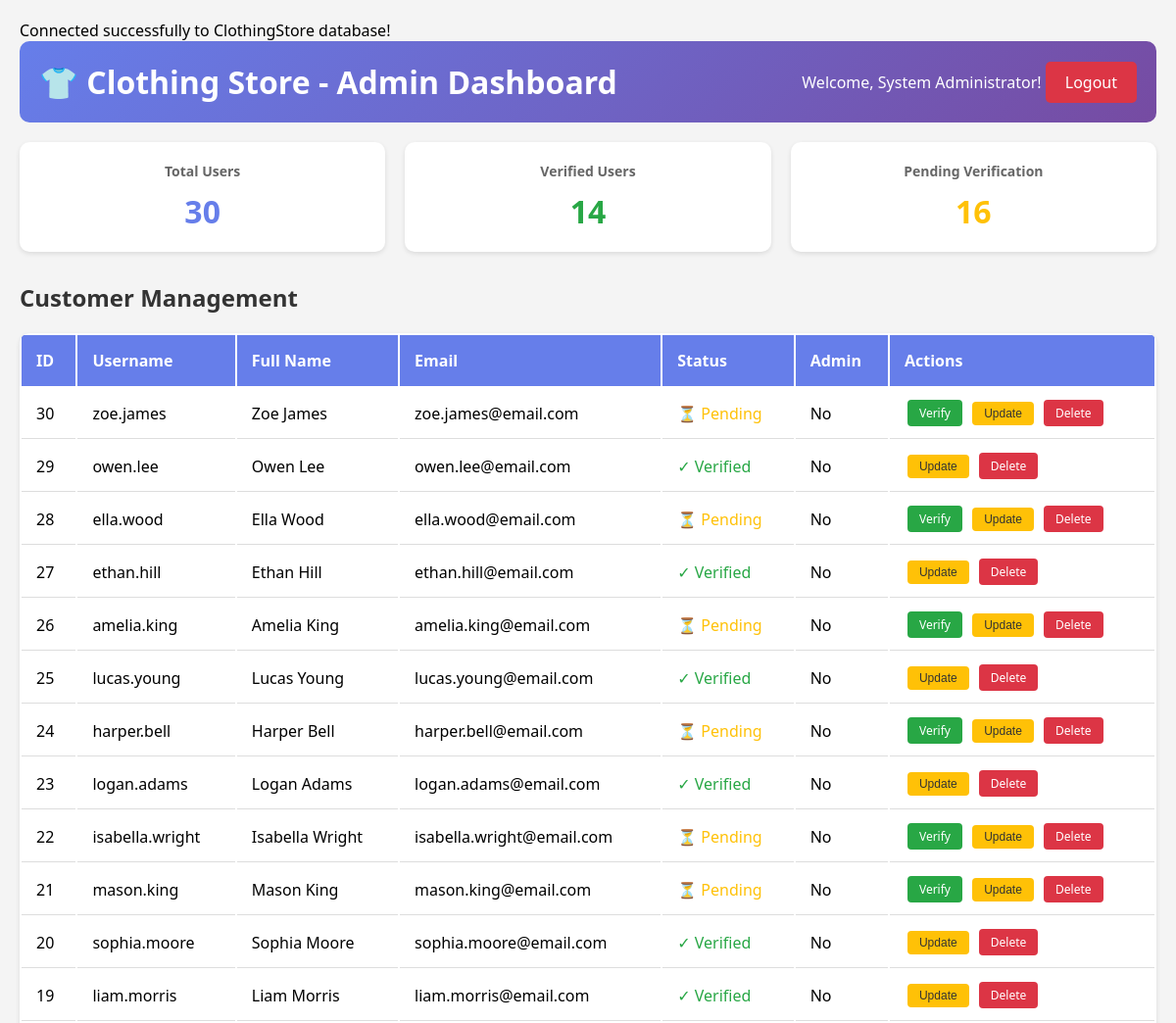
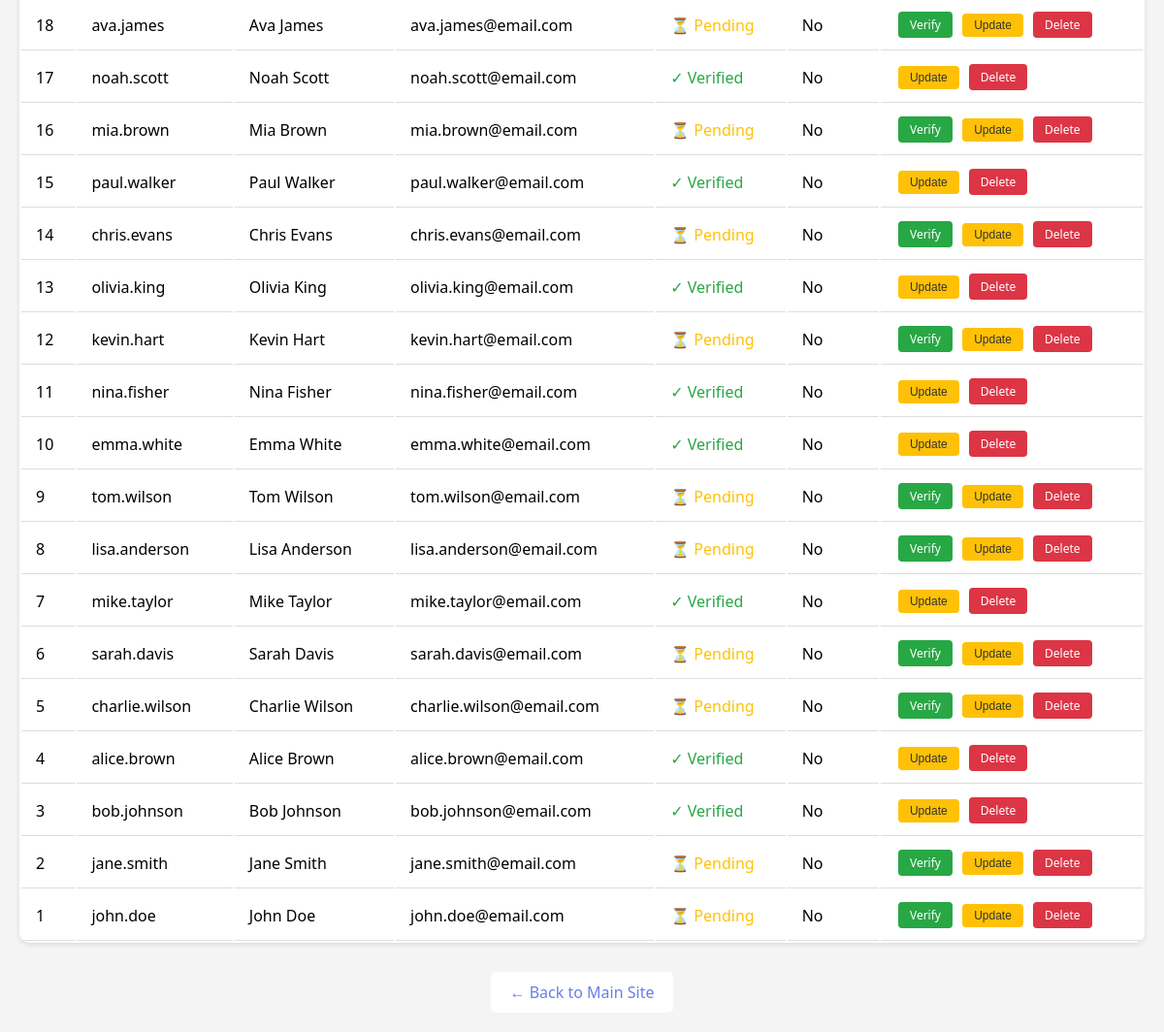
The page /admin_dashboard.php (signed in) on the database its author committed (2 pictures, top to bottom).
### tables this page shows
CREATE TABLE tblUser (
    user_id INT(11) AUTO_INCREMENT PRIMARY KEY,
    username VARCHAR(50) NOT NULL UNIQUE,
    email VARCHAR(100) NOT NULL UNIQUE,
    password_hash VARCHAR(255) NOT NULL,
    full_name VARCHAR(100) NOT NULL,
    is_verified TINYINT(1) DEFAULT 0,
    is_admin TINYINT(1) DEFAULT 0,
    created_at TIMESTAMP DEFAULT CURRENT_TIMESTAMP
);

### admin_dashboard.php (the view, shortened to what this page needs)
<?php
include 'DBConn.php';
$users = $conn->query("SELECT * FROM tblUser ORDER BY user_id DESC")->fetchAll();
$total_users = count($users);
$verified_users = count(array_filter($users, function($u) { return $u['is_verified'] == 1; }));
$pending_users = $total_users - $verified_users;
?>
<!DOCTYPE html>
<html lang="en">
<head>
</head>
<body>
    <div class="header">
        <h1>👕 Clothing Store - Admin Dashboard</h1>
        <div>
            Welcome, <?php echo $_SESSION['admin_name']; ?>!
            <a href="admin_logout.php" class="btn-logout">Logout</a>
        </div>
    </div>
    <div class="stats">
        <div class="stat-card">
            <h3>Total Users</h3>
            <div class="number"><?php echo $total_users; ?></div>
        </div>
        <div class="stat-card">
            <h3>Verified Users</h3>
            <div class="number" style="color:#28a745;"><?php echo $verified_users; ?></div>
        </div>
        <div class="stat-card">
            <h3>Pending Verification</h3>
            <div class="number" style="color:#ffc107;"><?php echo $pending_users; ?></div>
        </div>
    </div>
    <h2>Customer Management</h2>
    <table>
        <thead>
            <tr>
                <th>ID</th>
                <th>Username</th>
                <th>Full Name</th>
                <th>Email</th>
                <th>Status</th>
                <th>Admin</th>
                <th>Actions</th>
            </tr>
        </thead>
        <tbody>
            <?php foreach ($users as $user): ?>
            <tr>
                <td><?php echo $user['user_id']; ?></td>
                <td><?php echo htmlspecialchars($user['username']); ?></td>
                <td><?php echo htmlspecialchars($user['full_name']); ?></td>
                <td><?php echo htmlspecialchars($user['email']); ?></td>
                <td>
                    <?php if ($user['is_verified']): ?>
                        <span style="color:#28a745;">✓ Verified</span>
                    <?php else: ?>
                        <span style="color:#ffc107;">⏳ Pending</span>
                    <?php endif; ?>
                </td>
                <td><?php echo $user['is_admin'] ? 'Yes' : 'No'; ?></td>
                <td>
                    <?php if (!$user['is_verified']): ?>
                        <a href="?verify=<?php echo $user['user_id']; ?>" class="btn btn-verify" onclick="return confirm('Verify this user?')">Verify</a>
                    <?php endif; ?>
                    <button onclick="toggleEditForm(<?php echo $user['user_id']; ?>)" class="btn btn-update">Update</button>
                    <a href="?delete=<?php echo $user['user_id']; ?>" class="btn btn-delete" onclick="return confirm('Are you sure you want to delete this user?')">Delete</a>
                </td>
            </tr>
            <?php endforeach; ?>
        </tbody>
    </table>
    <div class="back-link">
        <a href="index.php">← Back to Main Site</a>
    </div>
</body>
</html>

### admin_dashboard.php (style rules this page uses)
* { margin: 0; padding: 0; box-sizing: border-box; }
body { font-family: 'Segoe UI', Tahoma, Geneva, Verdana, sans-serif; background: #f4f4f4; padding: 20px; }
.header { background: linear-gradient(135deg, #667eea 0%, #764ba2 100%); color: white; padding: 20px; border-radius: 10px; margin-bottom: 20px; display: flex; justify-content: space-between; align-items: center; }
.stats { display: grid; grid-template-columns: repeat(auto-fit, minmax(200px, 1fr)); gap: 20px; margin-bottom: 30px; }
.stat-card { background: white; padding: 20px; border-radius: 10px; box-shadow: 0 2px 5px rgba(0,0,0,0.1); text-align: center; }
.stat-card h3 { color: #666; font-size: 14px; margin-bottom: 10px; }
.stat-card .number { font-size: 32px; font-weight: bold; color: #667eea; }
table { width: 100%; background: white; border-radius: 10px; overflow: hidden; box-shadow: 0 2px 5px rgba(0,0,0,0.1); }
th { background: #667eea; color: white; padding: 15px; text-align: left; }
td { padding: 12px 15px; border-bottom: 1px solid #ddd; }
.btn { padding: 5px 12px; margin: 0 3px; border: none; border-radius: 4px; cursor: pointer; text-decoration: none; display: inline-block; font-size: 12px; }
.btn-verify { background: #28a745; color: white; }
.btn-delete { background: #dc3545; color: white; }
.btn-update { background: #ffc107; color: #333; }
.btn-logout { background: #dc3545; color: white; padding: 10px 20px; text-decoration: none; border-radius: 5px; }
h2 { margin: 20px 0; color: #333; }
.back-link { margin-top: 30px; text-align: center; }
.back-link a { color: #667eea; text-decoration: none; padding: 10px 20px; background: white; border-radius: 5px; display: inline-block; }

### rows shown on the page
tbluser: user_id "30", username "zoe.james", full_name "Zoe James", email "zoe.james@email.com", is_verified "⏳ Pending", is_admin "No"
tbluser: user_id "29", username "owen.lee", full_name "Owen Lee", email "owen.lee@email.com", is_verified "✓ Verified", is_admin "No"
tbluser: user_id "28", username "ella.wood", full_name "Ella Wood", email "ella.wood@email.com", is_verified "⏳ Pending", is_admin "No"
tbluser: user_id "27", username "ethan.hill", full_name "Ethan Hill", email "ethan.hill@email.com", is_verified "✓ Verified", is_admin "No"
tbluser: user_id "26", username "amelia.king", full_name "Amelia King", email "amelia.king@email.com", is_verified "⏳ Pending", is_admin "No"
tbluser: user_id "25", username "lucas.young", full_name "Lucas Young", email "lucas.young@email.com", is_verified "✓ Verified", is_admin "No"
tbluser: user_id "24", username "harper.bell", full_name "Harper Bell", email "harper.bell@email.com", is_verified "⏳ Pending", is_admin "No"
tbluser: user_id "23", username "logan.adams", full_name "Logan Adams", email "logan.adams@email.com", is_verified "✓ Verified", is_admin "No"
tbluser: user_id "22", username "isabella.wright", full_name "Isabella Wright", email "isabella.wright@email.com", is_verified "⏳ Pending", is_admin "No"
tbluser: user_id "21", username "mason.king", full_name "Mason King", email "mason.king@email.com", is_verified "⏳ Pending", is_admin "No"
tbluser: user_id "20", username "sophia.moore", full_name "Sophia Moore", email "sophia.moore@email.com", is_verified "✓ Verified", is_admin "No"
tbluser: user_id "19", username "liam.morris", full_name "Liam Morris", email "liam.morris@email.com", is_verified "✓ Verified", is_admin "No"
tbluser: user_id "18", username "ava.james", full_name "Ava James", email "ava.james@email.com", is_verified "⏳ Pending", is_admin "No"
tbluser: user_id "17", username "noah.scott", full_name "Noah Scott", email "noah.scott@email.com", is_verified "✓ Verified", is_admin "No"
tbluser: user_id "16", username "mia.brown", full_name "Mia Brown", email "mia.brown@email.com", is_verified "⏳ Pending", is_admin "No"
tbluser: user_id "15", username "paul.walker", full_name "Paul Walker", email "paul.walker@email.com", is_verified "✓ Verified", is_admin "No"
tbluser: user_id "14", username "chris.evans", full_name "Chris Evans", email "chris.evans@email.com", is_verified "⏳ Pending", is_admin "No"
tbluser: user_id "13", username "olivia.king", full_name "Olivia King", email "olivia.king@email.com", is_verified "✓ Verified", is_admin "No"
tbluser: user_id "12", username "kevin.hart", full_name "Kevin Hart", email "kevin.hart@email.com", is_verified "⏳ Pending", is_admin "No"
tbluser: user_id "11", username "nina.fisher", full_name "Nina Fisher", email "nina.fisher@email.com", is_verified "✓ Verified", is_admin "No"
tbluser: user_id "10", username "emma.white", full_name "Emma White", email "emma.white@email.com", is_verified "✓ Verified", is_admin "No"
tbluser: user_id "9", username "tom.wilson", full_name "Tom Wilson", email "tom.wilson@email.com", is_verified "⏳ Pending", is_admin "No"
tbluser: user_id "8", username "lisa.anderson", full_name "Lisa Anderson", email "lisa.anderson@email.com", is_verified "⏳ Pending", is_admin "No"
tbluser: user_id "7", username "mike.taylor", full_name "Mike Taylor", email "mike.taylor@email.com", is_verified "✓ Verified", is_admin "No"
tbluser: user_id "6", username "sarah.davis", full_name "Sarah Davis", email "sarah.davis@email.com", is_verified "⏳ Pending", is_admin "No"
tbluser: user_id "5", username "charlie.wilson", full_name "Charlie Wilson", email "charlie.wilson@email.com", is_verified "⏳ Pending", is_admin "No"
tbluser: user_id "4", username "alice.brown", full_name "Alice Brown", email "alice.brown@email.com", is_verified "✓ Verified", is_admin "No"
tbluser: user_id "3", username "bob.johnson", full_name "Bob Johnson", email "bob.johnson@email.com", is_verified "✓ Verified", is_admin "No"
tbluser: user_id "2", username "jane.smith", full_name "Jane Smith", email "jane.smith@email.com", is_verified "⏳ Pending", is_admin "No"
tbluser: user_id "1", username "john.doe", full_name "John Doe", email "john.doe@email.com", is_verified "⏳ Pending", is_admin "No"

### other values the page prints
$_SESSION['admin_name'] "System Administrator"
$total_users "30"
$verified_users "14"
$pending_users "16"
